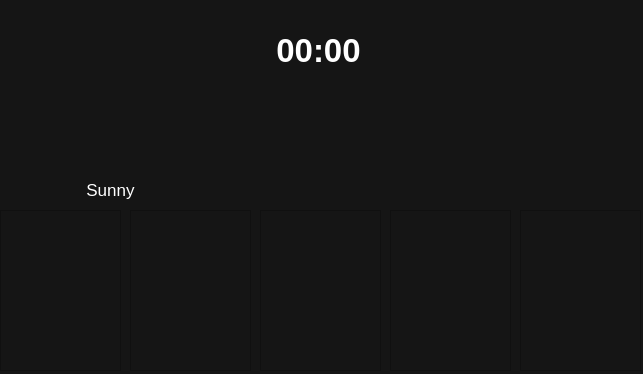
<?xml version="1.0" encoding="UTF-8"?>
<ui version="4.0">
 <class>Window</class>
 <widget class="QMainWindow" name="Window">
  <property name="geometry">
   <rect>
    <x>0</x>
    <y>0</y>
    <width>643</width>
    <height>374</height>
   </rect>
  </property>
  <property name="font">
   <font>
    <pointsize>12</pointsize>
   </font>
  </property>
  <property name="windowTitle">
   <string notr="true">MainWindow</string>
  </property>
  <property name="autoFillBackground">
   <bool>false</bool>
  </property>
  <property name="styleSheet">
   <string notr="true">* { background-color: #151515; color:#fff; }</string>
  </property>
  <property name="windowFilePath">
   <string notr="true"/>
  </property>
  <property name="tabShape">
   <enum>QTabWidget::Triangular</enum>
  </property>
  <widget class="QWidget" name="centralwidget">
   <widget class="QFrame" name="weatherTodayFrame">
    <property name="geometry">
     <rect>
      <x>0</x>
      <y>0</y>
      <width>211</width>
      <height>201</height>
     </rect>
    </property>
    <property name="frameShape">
     <enum>QFrame::NoFrame</enum>
    </property>
    <property name="frameShadow">
     <enum>QFrame::Plain</enum>
    </property>
    <property name="lineWidth">
     <number>0</number>
    </property>
    <widget class="QLabel" name="weatherToday">
     <property name="geometry">
      <rect>
       <x>10</x>
       <y>180</y>
       <width>201</width>
       <height>20</height>
      </rect>
     </property>
     <property name="font">
      <font>
       <pointsize>13</pointsize>
       <bold>false</bold>
      </font>
     </property>
     <property name="layoutDirection">
      <enum>Qt::LeftToRight</enum>
     </property>
     <property name="autoFillBackground">
      <bool>false</bool>
     </property>
     <property name="frameShape">
      <enum>QFrame::NoFrame</enum>
     </property>
     <property name="frameShadow">
      <enum>QFrame::Plain</enum>
     </property>
     <property name="text">
      <string notr="true">Sunny</string>
     </property>
     <property name="scaledContents">
      <bool>false</bool>
     </property>
     <property name="alignment">
      <set>Qt::AlignCenter</set>
     </property>
     <property name="wordWrap">
      <bool>false</bool>
     </property>
    </widget>
    <widget class="QLabel" name="weatherTodayIcon">
     <property name="geometry">
      <rect>
       <x>0</x>
       <y>0</y>
       <width>211</width>
       <height>161</height>
      </rect>
     </property>
     <property name="text">
      <string notr="true"/>
     </property>
     <property name="textFormat">
      <enum>Qt::AutoText</enum>
     </property>
     <property name="pixmap">
      <pixmap resource="resource.qrc">:/pixmap/02d@2x.png</pixmap>
     </property>
     <property name="scaledContents">
      <bool>false</bool>
     </property>
     <property name="alignment">
      <set>Qt::AlignCenter</set>
     </property>
    </widget>
   </widget>
   <widget class="QFrame" name="informationsFrame">
    <property name="geometry">
     <rect>
      <x>420</x>
      <y>0</y>
      <width>221</width>
      <height>201</height>
     </rect>
    </property>
    <property name="frameShape">
     <enum>QFrame::NoFrame</enum>
    </property>
    <property name="frameShadow">
     <enum>QFrame::Plain</enum>
    </property>
    <property name="lineWidth">
     <number>0</number>
    </property>
   </widget>
   <widget class="QFrame" name="datetimeFrame">
    <property name="geometry">
     <rect>
      <x>220</x>
      <y>0</y>
      <width>191</width>
      <height>201</height>
     </rect>
    </property>
    <property name="tabletTracking">
     <bool>false</bool>
    </property>
    <property name="autoFillBackground">
     <bool>false</bool>
    </property>
    <property name="frameShape">
     <enum>QFrame::NoFrame</enum>
    </property>
    <property name="frameShadow">
     <enum>QFrame::Plain</enum>
    </property>
    <property name="lineWidth">
     <number>0</number>
    </property>
    <widget class="QLabel" name="label">
     <property name="geometry">
      <rect>
       <x>8</x>
       <y>10</y>
       <width>181</width>
       <height>81</height>
      </rect>
     </property>
     <property name="font">
      <font>
       <pointsize>25</pointsize>
       <bold>true</bold>
      </font>
     </property>
     <property name="text">
      <string notr="true">00:00</string>
     </property>
     <property name="scaledContents">
      <bool>false</bool>
     </property>
     <property name="alignment">
      <set>Qt::AlignCenter</set>
     </property>
    </widget>
   </widget>
   <widget class="QFrame" name="mondayFrame">
    <property name="geometry">
     <rect>
      <x>0</x>
      <y>210</y>
      <width>121</width>
      <height>161</height>
     </rect>
    </property>
    <property name="frameShape">
     <enum>QFrame::StyledPanel</enum>
    </property>
    <property name="frameShadow">
     <enum>QFrame::Raised</enum>
    </property>
   </widget>
   <widget class="QFrame" name="thuesdayFrame">
    <property name="geometry">
     <rect>
      <x>130</x>
      <y>210</y>
      <width>121</width>
      <height>161</height>
     </rect>
    </property>
    <property name="frameShape">
     <enum>QFrame::StyledPanel</enum>
    </property>
    <property name="frameShadow">
     <enum>QFrame::Raised</enum>
    </property>
   </widget>
   <widget class="QFrame" name="wensdayFrame">
    <property name="geometry">
     <rect>
      <x>260</x>
      <y>210</y>
      <width>121</width>
      <height>161</height>
     </rect>
    </property>
    <property name="frameShape">
     <enum>QFrame::StyledPanel</enum>
    </property>
    <property name="frameShadow">
     <enum>QFrame::Raised</enum>
    </property>
   </widget>
   <widget class="QFrame" name="thuesdayFrame_2">
    <property name="geometry">
     <rect>
      <x>390</x>
      <y>210</y>
      <width>121</width>
      <height>161</height>
     </rect>
    </property>
    <property name="frameShape">
     <enum>QFrame::StyledPanel</enum>
    </property>
    <property name="frameShadow">
     <enum>QFrame::Raised</enum>
    </property>
   </widget>
   <widget class="QFrame" name="fridayFrame">
    <property name="geometry">
     <rect>
      <x>520</x>
      <y>210</y>
      <width>121</width>
      <height>161</height>
     </rect>
    </property>
    <property name="autoFillBackground">
     <bool>false</bool>
    </property>
    <property name="frameShape">
     <enum>QFrame::StyledPanel</enum>
    </property>
    <property name="frameShadow">
     <enum>QFrame::Raised</enum>
    </property>
   </widget>
  </widget>
 </widget>
 <resources>
  <include location="resource.qrc"/>
 </resources>
 <connections/>
</ui>
